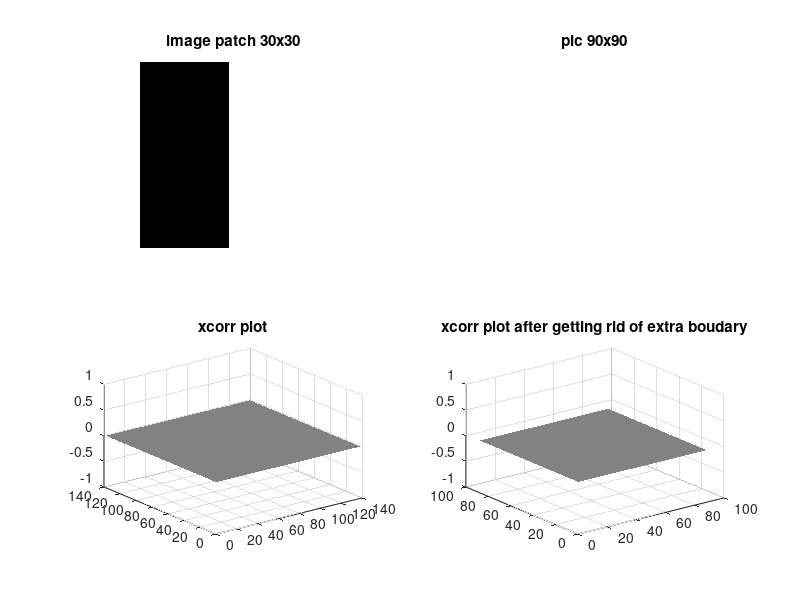

This chart was generated by the following MATLAB code:
% What does normxcorr2() do at the boundary?

p = zeros(50,50);
p(:,25:end) = 255;
p = mat2gray(p);

I = zeros(90,90);
I(:,:) = 255;
I = mat2gray(I);

KK = normxcorr2(p, I);

subplot(2,2,1); imshow(p); title('image patch 30x30');
subplot(2,2,2); imshow(I); hold on; colormap gray; axis equal off ; title('pic 90x90');
subplot(2,2,3); surf(KK); shading flat; title('xcorr plot');

% it augment the boundary with black values (0), with size of half the
% patch size that is applied to it

% this is not what we want, hence we should just get rid of the augemented
% boundary

% get rid of augmented boundary
[prow,pcol] = size(p);
MM = KK(uint16(prow/2)+1:end-uint16(prow/2), uint16(pcol/2)+1:end-uint16(pcol/2));

subplot(2,2,4); surf(MM); shading flat; title('xcorr plot after getting rid of extra boudary');


